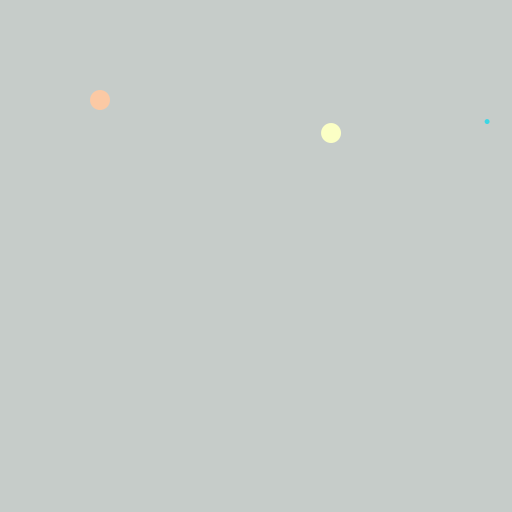
Frame 1 (no input)
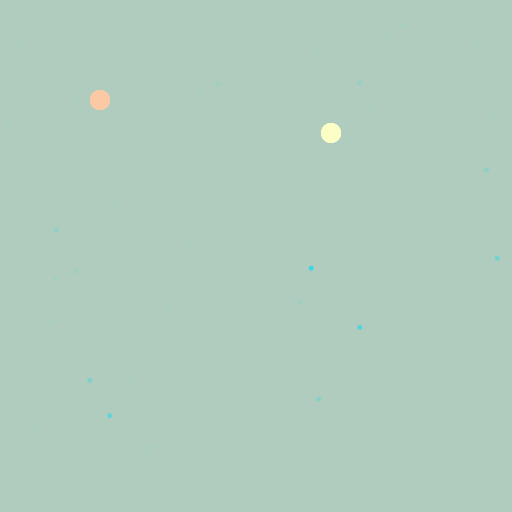
Frame 60 (the mouse pressed at the canvas centre just before this capture)
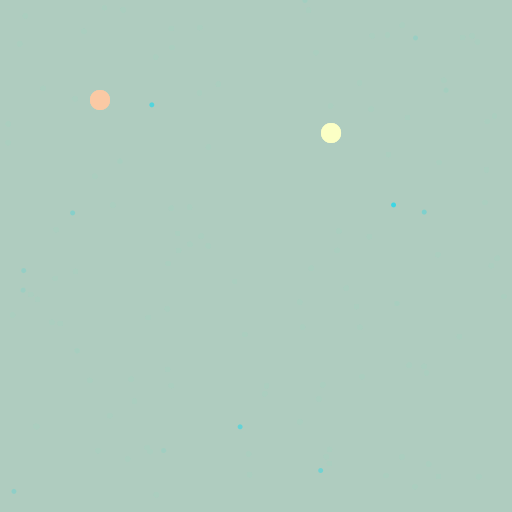
Frame 120 (the mouse held since frame 60 and released just before this capture)

The Processing sketch that drew these frames (run headless with seeded random() and noise(); from frame 60 on, the mouse is pressed at the canvas centre):

// Processing sketch: sketch_13_random
// ── sketch_13_random.pde
float x1 = 100;
float y1 = 100;

float x2 = random(0,512);
float y2 = random(0,512);


void setup()
{
  size(512,512);  
  noStroke();
}


void draw()
{
    fill(173 , 206 , 191,50  );  
    rect(0,0,width,height);
    
    //IF A KEY IS PRESSED A NEW RANDOM POSITION IS COMPUTED
    fill(251 , 201  ,164  );
    ellipse(x1,y1,20,20);
    
    //A RANDOM POSITION IS SET JUST AT THE BEGINNING
    fill(251 , 255 , 197  );
    ellipse(x2,y2,20,20);
    
    //A NEW POSITION IS COMPUTED EVERY FRAME
    fill(60,  214  , 228  );
    ellipse(random(0,512),random(0,512),5,5);
}
void keyPressed()
{
  x1 = random(0,512);
  y1 = random(0,512);
}
